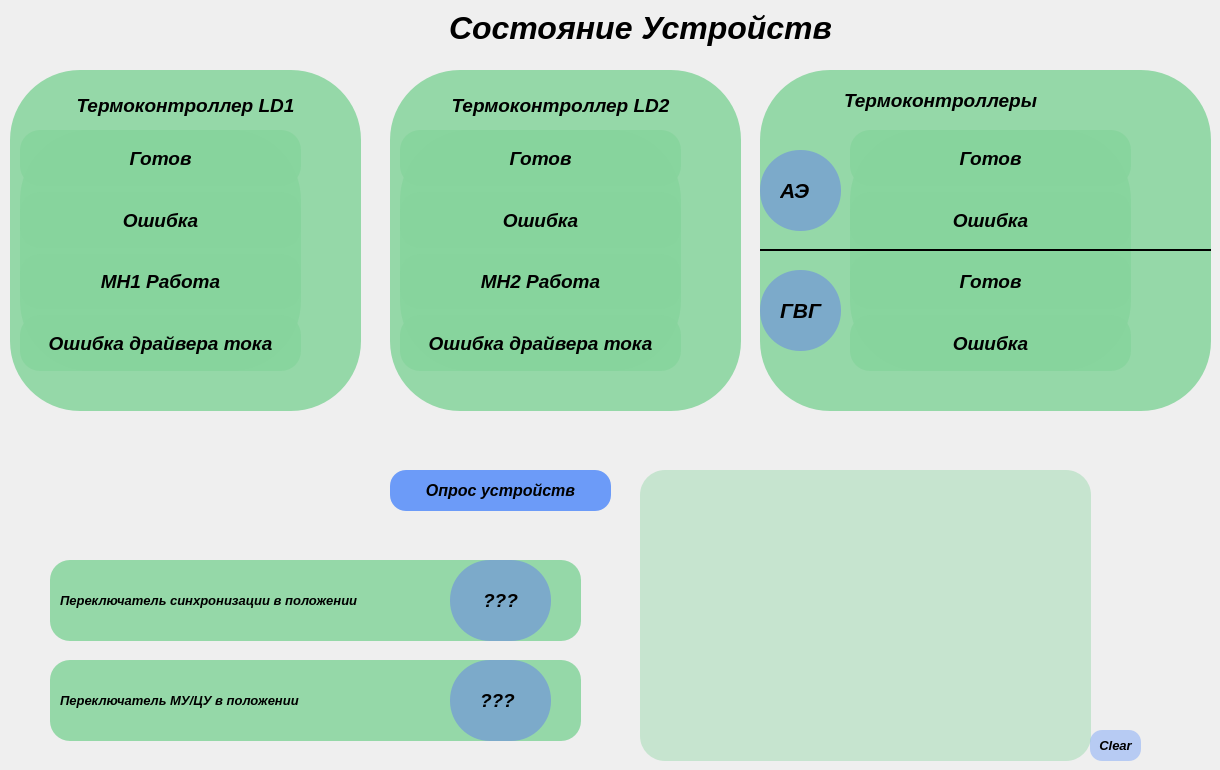
    <widget class="QWidget" name="tab_2">
     <attribute name="title">
      <string>Состояние устройств</string>
     </attribute>
     <widget class="QFrame" name="frame_8">
      <property name="geometry">
       <rect>
        <x>10</x>
        <y>70</y>
        <width>351</width>
        <height>341</height>
       </rect>
      </property>
      <property name="styleSheet">
       <string notr="true">background-color: rgba(135, 212, 157,220);; border-radius: 70px</string>
      </property>
      <property name="frameShape">
       <enum>QFrame::StyledPanel</enum>
      </property>
      <property name="frameShadow">
       <enum>QFrame::Raised</enum>
      </property>
      <widget class="QLabel" name="label_56">
       <property name="geometry">
        <rect>
         <x>30</x>
         <y>10</y>
         <width>291</width>
         <height>51</height>
        </rect>
       </property>
       <property name="font">
        <font>
         <family>Arial</family>
         <pointsize>14</pointsize>
         <weight>75</weight>
         <italic>true</italic>
         <bold>true</bold>
        </font>
       </property>
       <property name="styleSheet">
        <string notr="true">background-color: rgba(135, 212, 157,0);; border-radius: 20px</string>
       </property>
       <property name="text">
        <string>Термоконтроллер LD1</string>
       </property>
       <property name="alignment">
        <set>Qt::AlignCenter</set>
       </property>
      </widget>
      <widget class="QLabel" name="label_60">
       <property name="geometry">
        <rect>
         <x>300</x>
         <y>70</y>
         <width>41</width>
         <height>41</height>
        </rect>
       </property>
       <property name="styleSheet">
        <string notr="true">background-color: rgba(135, 212, 157,0);; border-radius: 15px</string>
       </property>
       <property name="text">
        <string/>
       </property>
       <property name="pixmap">
        <pixmap resource="newprefix.qrc">:/newPrefix/png/blue-led-on.png</pixmap>
       </property>
       <property name="scaledContents">
        <bool>true</bool>
       </property>
      </widget>
      <widget class="QLabel" name="label_61">
       <property name="geometry">
        <rect>
         <x>300</x>
         <y>130</y>
         <width>41</width>
         <height>41</height>
        </rect>
       </property>
       <property name="styleSheet">
        <string notr="true">background-color: rgba(135, 212, 157,0);; border-radius: 15px</string>
       </property>
       <property name="text">
        <string/>
       </property>
       <property name="pixmap">
        <pixmap resource="newprefix.qrc">:/newPrefix/png/blue-led-on.png</pixmap>
       </property>
       <property name="scaledContents">
        <bool>true</bool>
       </property>
      </widget>
      <widget class="QLabel" name="label_62">
       <property name="geometry">
        <rect>
         <x>300</x>
         <y>190</y>
         <width>41</width>
         <height>41</height>
        </rect>
       </property>
       <property name="styleSheet">
        <string notr="true">background-color: rgba(135, 212, 157,0);; border-radius: 15px</string>
       </property>
       <property name="text">
        <string/>
       </property>
       <property name="pixmap">
        <pixmap resource="newprefix.qrc">:/newPrefix/png/blue-led-on.png</pixmap>
       </property>
       <property name="scaledContents">
        <bool>true</bool>
       </property>
      </widget>
      <widget class="QLabel" name="label_66">
       <property name="geometry">
        <rect>
         <x>300</x>
         <y>250</y>
         <width>41</width>
         <height>41</height>
        </rect>
       </property>
       <property name="styleSheet">
        <string notr="true">background-color: rgba(135, 212, 157,0);; border-radius: 15px</string>
       </property>
       <property name="text">
        <string/>
       </property>
       <property name="pixmap">
        <pixmap resource="newprefix.qrc">:/newPrefix/png/blue-led-on.png</pixmap>
       </property>
       <property name="scaledContents">
        <bool>true</bool>
       </property>
      </widget>
      <widget class="QWidget" name="layoutWidget_4">
       <property name="geometry">
        <rect>
         <x>10</x>
         <y>60</y>
         <width>281</width>
         <height>241</height>
        </rect>
       </property>
       <layout class="QVBoxLayout" name="verticalLayout_8">
        <item>
         <widget class="QLabel" name="label_85">
          <property name="font">
           <font>
            <family>Arial</family>
            <pointsize>14</pointsize>
            <weight>75</weight>
            <italic>true</italic>
            <bold>true</bold>
           </font>
          </property>
          <property name="styleSheet">
           <string notr="true">background-color: rgba(135, 212, 157,220);;border-radius: 20
</string>
          </property>
          <property name="text">
           <string>Готов</string>
          </property>
          <property name="alignment">
           <set>Qt::AlignCenter</set>
          </property>
         </widget>
        </item>
        <item>
         <widget class="QLabel" name="label_86">
          <property name="font">
           <font>
            <family>Arial</family>
            <pointsize>14</pointsize>
            <weight>75</weight>
            <italic>true</italic>
            <bold>true</bold>
           </font>
          </property>
          <property name="styleSheet">
           <string notr="true">background-color: rgba(135, 212, 157,220);;border-radius: 20
</string>
          </property>
          <property name="text">
           <string>Ошибка</string>
          </property>
          <property name="alignment">
           <set>Qt::AlignCenter</set>
          </property>
         </widget>
        </item>
        <item>
         <widget class="QLabel" name="label_87">
          <property name="font">
           <font>
            <family>Arial</family>
            <pointsize>14</pointsize>
            <weight>75</weight>
            <italic>true</italic>
            <bold>true</bold>
           </font>
          </property>
          <property name="styleSheet">
           <string notr="true">background-color: rgba(135, 212, 157,220);;border-radius: 20
</string>
          </property>
          <property name="text">
           <string>МН1 Работа</string>
          </property>
          <property name="alignment">
           <set>Qt::AlignCenter</set>
          </property>
         </widget>
        </item>
        <item>
         <widget class="QLabel" name="label_88">
          <property name="font">
           <font>
            <family>Arial</family>
            <pointsize>14</pointsize>
            <weight>75</weight>
            <italic>true</italic>
            <bold>true</bold>
           </font>
          </property>
          <property name="styleSheet">
           <string notr="true">background-color: rgba(135, 212, 157,220);;border-radius: 20
</string>
          </property>
          <property name="text">
           <string>Ошибка драйвера тока</string>
          </property>
          <property name="alignment">
           <set>Qt::AlignCenter</set>
          </property>
         </widget>
        </item>
       </layout>
      </widget>
     </widget>
     <widget class="QFrame" name="frame_9">
      <property name="geometry">
       <rect>
        <x>760</x>
        <y>70</y>
        <width>451</width>
        <height>341</height>
       </rect>
      </property>
      <property name="styleSheet">
       <string notr="true">background-color: rgba(135, 212, 157,220);; border-radius: 70px</string>
      </property>
      <property name="frameShape">
       <enum>QFrame::StyledPanel</enum>
      </property>
      <property name="frameShadow">
       <enum>QFrame::Raised</enum>
      </property>
      <widget class="QLabel" name="label_67">
       <property name="geometry">
        <rect>
         <x>40</x>
         <y>10</y>
         <width>281</width>
         <height>41</height>
        </rect>
       </property>
       <property name="font">
        <font>
         <family>Arial</family>
         <pointsize>14</pointsize>
         <weight>75</weight>
         <italic>true</italic>
         <bold>true</bold>
        </font>
       </property>
       <property name="styleSheet">
        <string notr="true">background-color: rgba(135, 212, 157,0);; border-radius: 20px</string>
       </property>
       <property name="text">
        <string>Термоконтроллеры</string>
       </property>
       <property name="alignment">
        <set>Qt::AlignCenter</set>
       </property>
      </widget>
      <widget class="QLabel" name="label_71">
       <property name="geometry">
        <rect>
         <x>380</x>
         <y>70</y>
         <width>41</width>
         <height>41</height>
        </rect>
       </property>
       <property name="styleSheet">
        <string notr="true">background-color: rgba(135, 212, 157,0);; border-radius: 15px</string>
       </property>
       <property name="text">
        <string/>
       </property>
       <property name="pixmap">
        <pixmap resource="newprefix.qrc">:/newPrefix/png/blue-led-on.png</pixmap>
       </property>
       <property name="scaledContents">
        <bool>true</bool>
       </property>
      </widget>
      <widget class="QLabel" name="label_72">
       <property name="geometry">
        <rect>
         <x>380</x>
         <y>130</y>
         <width>41</width>
         <height>41</height>
        </rect>
       </property>
       <property name="styleSheet">
        <string notr="true">background-color: rgba(135, 212, 157,0);; border-radius: 15px</string>
       </property>
       <property name="text">
        <string/>
       </property>
       <property name="pixmap">
        <pixmap resource="newprefix.qrc">:/newPrefix/png/blue-led-on.png</pixmap>
       </property>
       <property name="scaledContents">
        <bool>true</bool>
       </property>
      </widget>
      <widget class="QWidget" name="layoutWidget_6">
       <property name="geometry">
        <rect>
         <x>90</x>
         <y>60</y>
         <width>281</width>
         <height>241</height>
        </rect>
       </property>
       <layout class="QVBoxLayout" name="verticalLayout_9">
        <item>
         <widget class="QLabel" name="label_89">
          <property name="font">
           <font>
            <family>Arial</family>
            <pointsize>14</pointsize>
            <weight>75</weight>
            <italic>true</italic>
            <bold>true</bold>
           </font>
          </property>
          <property name="styleSheet">
           <string notr="true">background-color: rgba(135, 212, 157,220);; border-radius: 20
</string>
          </property>
          <property name="text">
           <string>Готов</string>
          </property>
          <property name="alignment">
           <set>Qt::AlignCenter</set>
          </property>
         </widget>
        </item>
        <item>
         <widget class="QLabel" name="label_90">
          <property name="font">
           <font>
            <family>Arial</family>
            <pointsize>14</pointsize>
            <weight>75</weight>
            <italic>true</italic>
            <bold>true</bold>
           </font>
          </property>
          <property name="styleSheet">
           <string notr="true">background-color: rgba(135, 212, 157,220);; border-radius: 20
</string>
          </property>
          <property name="text">
           <string>Ошибка</string>
          </property>
          <property name="alignment">
           <set>Qt::AlignCenter</set>
          </property>
         </widget>
        </item>
        <item>
         <widget class="QLabel" name="label_91">
          <property name="font">
           <font>
            <family>Arial</family>
            <pointsize>14</pointsize>
            <weight>75</weight>
            <italic>true</italic>
            <bold>true</bold>
           </font>
          </property>
          <property name="styleSheet">
           <string notr="true">background-color: rgba(135, 212, 157,220);; border-radius: 20
</string>
          </property>
          <property name="text">
           <string>Готов</string>
          </property>
          <property name="alignment">
           <set>Qt::AlignCenter</set>
          </property>
         </widget>
        </item>
        <item>
         <widget class="QLabel" name="label_92">
          <property name="font">
           <font>
            <family>Arial</family>
            <pointsize>14</pointsize>
            <weight>75</weight>
            <italic>true</italic>
            <bold>true</bold>
           </font>
          </property>
          <property name="styleSheet">
           <string notr="true">background-color: rgba(135, 212, 157,220);; border-radius: 20
</string>
          </property>
          <property name="text">
           <string>Ошибка</string>
          </property>
          <property name="alignment">
           <set>Qt::AlignCenter</set>
          </property>
         </widget>
        </item>
       </layout>
      </widget>
      <widget class="QLabel" name="label_73">
       <property name="geometry">
        <rect>
         <x>380</x>
         <y>190</y>
         <width>41</width>
         <height>41</height>
        </rect>
       </property>
       <property name="styleSheet">
        <string notr="true">background-color: rgba(135, 212, 157,0);; border-radius: 15px</string>
       </property>
       <property name="text">
        <string/>
       </property>
       <property name="pixmap">
        <pixmap resource="newprefix.qrc">:/newPrefix/png/blue-led-on.png</pixmap>
       </property>
       <property name="scaledContents">
        <bool>true</bool>
       </property>
      </widget>
      <widget class="QLabel" name="label_74">
       <property name="geometry">
        <rect>
         <x>380</x>
         <y>250</y>
         <width>41</width>
         <height>41</height>
        </rect>
       </property>
       <property name="styleSheet">
        <string notr="true">background-color: rgba(135, 212, 157,0);; border-radius: 15px</string>
       </property>
       <property name="text">
        <string/>
       </property>
       <property name="pixmap">
        <pixmap resource="newprefix.qrc">:/newPrefix/png/blue-led-on.png</pixmap>
       </property>
       <property name="scaledContents">
        <bool>true</bool>
       </property>
      </widget>
      <widget class="QFrame" name="frame_19">
       <property name="geometry">
        <rect>
         <x>0</x>
         <y>80</y>
         <width>81</width>
         <height>81</height>
        </rect>
       </property>
       <property name="styleSheet">
        <string notr="true"> border-radius: 40;
background-color: rgba(83, 100, 255,100);
</string>
       </property>
       <property name="frameShape">
        <enum>QFrame::StyledPanel</enum>
       </property>
       <property name="frameShadow">
        <enum>QFrame::Raised</enum>
       </property>
       <widget class="QLabel" name="label_38">
        <property name="geometry">
         <rect>
          <x>20</x>
          <y>30</y>
          <width>41</width>
          <height>21</height>
         </rect>
        </property>
        <property name="font">
         <font>
          <family>Arial</family>
          <pointsize>16</pointsize>
          <weight>75</weight>
          <italic>true</italic>
          <bold>true</bold>
         </font>
        </property>
        <property name="styleSheet">
         <string notr="true">background-color: rgba(135, 212, 157,0)</string>
        </property>
        <property name="text">
         <string>АЭ</string>
        </property>
       </widget>
      </widget>
      <widget class="QFrame" name="frame_20">
       <property name="geometry">
        <rect>
         <x>0</x>
         <y>200</y>
         <width>81</width>
         <height>81</height>
        </rect>
       </property>
       <property name="styleSheet">
        <string notr="true"> border-radius: 40;
background-color: rgba(83, 100, 255,100);
</string>
       </property>
       <property name="frameShape">
        <enum>QFrame::StyledPanel</enum>
       </property>
       <property name="frameShadow">
        <enum>QFrame::Raised</enum>
       </property>
       <widget class="QLabel" name="label_64">
        <property name="geometry">
         <rect>
          <x>20</x>
          <y>30</y>
          <width>61</width>
          <height>21</height>
         </rect>
        </property>
        <property name="font">
         <font>
          <family>Arial</family>
          <pointsize>16</pointsize>
          <weight>75</weight>
          <italic>true</italic>
          <bold>true</bold>
         </font>
        </property>
        <property name="styleSheet">
         <string notr="true">background-color: rgba(135, 212, 157,0)</string>
        </property>
        <property name="text">
         <string>ГВГ</string>
        </property>
       </widget>
      </widget>
     </widget>
     <widget class="QFrame" name="frame_10">
      <property name="geometry">
       <rect>
        <x>390</x>
        <y>70</y>
        <width>351</width>
        <height>341</height>
       </rect>
      </property>
      <property name="styleSheet">
       <string notr="true">background-color: rgba(135, 212, 157,220);; border-radius: 70px</string>
      </property>
      <property name="frameShape">
       <enum>QFrame::StyledPanel</enum>
      </property>
      <property name="frameShadow">
       <enum>QFrame::Raised</enum>
      </property>
      <widget class="QLabel" name="label_76">
       <property name="geometry">
        <rect>
         <x>30</x>
         <y>10</y>
         <width>281</width>
         <height>51</height>
        </rect>
       </property>
       <property name="font">
        <font>
         <family>Arial</family>
         <pointsize>14</pointsize>
         <weight>75</weight>
         <italic>true</italic>
         <bold>true</bold>
        </font>
       </property>
       <property name="styleSheet">
        <string notr="true">background-color: rgba(135, 212, 157,0);; border-radius: 20px</string>
       </property>
       <property name="text">
        <string>Термоконтроллер LD2</string>
       </property>
       <property name="alignment">
        <set>Qt::AlignCenter</set>
       </property>
      </widget>
      <widget class="QLabel" name="label_80">
       <property name="geometry">
        <rect>
         <x>300</x>
         <y>70</y>
         <width>41</width>
         <height>41</height>
        </rect>
       </property>
       <property name="styleSheet">
        <string notr="true">background-color: rgba(135, 212, 157,0);; border-radius: 15px</string>
       </property>
       <property name="text">
        <string/>
       </property>
       <property name="pixmap">
        <pixmap resource="newprefix.qrc">:/newPrefix/png/blue-led-on.png</pixmap>
       </property>
       <property name="scaledContents">
        <bool>true</bool>
       </property>
      </widget>
      <widget class="QLabel" name="label_81">
       <property name="geometry">
        <rect>
         <x>300</x>
         <y>130</y>
         <width>41</width>
         <height>41</height>
        </rect>
       </property>
       <property name="styleSheet">
        <string notr="true">background-color: rgba(135, 212, 157,0);; border-radius: 15px</string>
       </property>
       <property name="text">
        <string/>
       </property>
       <property name="pixmap">
        <pixmap resource="newprefix.qrc">:/newPrefix/png/blue-led-on.png</pixmap>
       </property>
       <property name="scaledContents">
        <bool>true</bool>
       </property>
      </widget>
      <widget class="QLabel" name="label_82">
       <property name="geometry">
        <rect>
         <x>300</x>
         <y>190</y>
         <width>41</width>
         <height>41</height>
        </rect>
       </property>
       <property name="styleSheet">
        <string notr="true">background-color: rgba(135, 212, 157,0);; border-radius: 15px</string>
       </property>
       <property name="text">
        <string/>
       </property>
       <property name="pixmap">
        <pixmap resource="newprefix.qrc">:/newPrefix/png/blue-led-on.png</pixmap>
       </property>
       <property name="scaledContents">
        <bool>true</bool>
       </property>
      </widget>
      <widget class="QLabel" name="label_84">
       <property name="geometry">
        <rect>
         <x>300</x>
         <y>250</y>
         <width>41</width>
         <height>41</height>
        </rect>
       </property>
       <property name="styleSheet">
        <string notr="true">background-color: rgba(135, 212, 157,0);; border-radius: 15px</string>
       </property>
       <property name="text">
        <string/>
       </property>
       <property name="pixmap">
        <pixmap resource="newprefix.qrc">:/newPrefix/png/blue-led-on.png</pixmap>
       </property>
       <property name="scaledContents">
        <bool>true</bool>
       </property>
      </widget>
      <widget class="QWidget" name="layoutWidget">
       <property name="geometry">
        <rect>
         <x>10</x>
         <y>60</y>
         <width>281</width>
         <height>241</height>
        </rect>
       </property>
       <layout class="QVBoxLayout" name="verticalLayout_7">
        <item>
         <widget class="QLabel" name="label_78">
          <property name="font">
           <font>
            <family>Arial</family>
            <pointsize>14</pointsize>
            <weight>75</weight>
            <italic>true</italic>
            <bold>true</bold>
           </font>
          </property>
          <property name="styleSheet">
           <string notr="true">background-color: rgba(135, 212, 157,220);; border-radius: 20
</string>
          </property>
          <property name="text">
           <string>Готов</string>
          </property>
          <property name="alignment">
           <set>Qt::AlignCenter</set>
          </property>
         </widget>
        </item>
        <item>
         <widget class="QLabel" name="label_79">
          <property name="font">
           <font>
            <family>Arial</family>
            <pointsize>14</pointsize>
            <weight>75</weight>
            <italic>true</italic>
            <bold>true</bold>
           </font>
          </property>
          <property name="styleSheet">
           <string notr="true">background-color: rgba(135, 212, 157,220);; border-radius: 20
</string>
          </property>
          <property name="text">
           <string>Ошибка</string>
          </property>
          <property name="alignment">
           <set>Qt::AlignCenter</set>
          </property>
         </widget>
        </item>
        <item>
         <widget class="QLabel" name="label_77">
          <property name="font">
           <font>
            <family>Arial</family>
            <pointsize>14</pointsize>
            <weight>75</weight>
            <italic>true</italic>
            <bold>true</bold>
           </font>
          </property>
          <property name="styleSheet">
           <string notr="true">background-color: rgba(135, 212, 157,220);; border-radius: 20
</string>
          </property>
          <property name="text">
           <string>МН2 Работа</string>
          </property>
          <property name="alignment">
           <set>Qt::AlignCenter</set>
          </property>
         </widget>
        </item>
        <item>
         <widget class="QLabel" name="label_83">
          <property name="font">
           <font>
            <family>Arial</family>
            <pointsize>14</pointsize>
            <weight>75</weight>
            <italic>true</italic>
            <bold>true</bold>
           </font>
          </property>
          <property name="styleSheet">
           <string notr="true">background-color: rgba(135, 212, 157,220);; border-radius: 20
</string>
          </property>
          <property name="text">
           <string>Ошибка драйвера тока</string>
          </property>
          <property name="alignment">
           <set>Qt::AlignCenter</set>
          </property>
         </widget>
        </item>
       </layout>
      </widget>
     </widget>
     <widget class="QLabel" name="label_97">
      <property name="geometry">
       <rect>
        <x>380</x>
        <y>0</y>
        <width>521</width>
        <height>56</height>
       </rect>
      </property>
      <property name="font">
       <font>
        <family>Arial</family>
        <pointsize>24</pointsize>
        <weight>75</weight>
        <italic>true</italic>
        <bold>true</bold>
       </font>
      </property>
      <property name="text">
       <string>Состояние Устройств</string>
      </property>
      <property name="alignment">
       <set>Qt::AlignCenter</set>
      </property>
     </widget>
     <widget class="QPushButton" name="pushButton_4">
      <property name="geometry">
       <rect>
        <x>390</x>
        <y>470</y>
        <width>221</width>
        <height>41</height>
       </rect>
      </property>
      <property name="font">
       <font>
        <family>Arial</family>
        <pointsize>12</pointsize>
        <weight>75</weight>
        <italic>true</italic>
        <bold>true</bold>
       </font>
      </property>
      <property name="styleSheet">
       <string notr="true">#pushButton_4{
border-radius: 16;
background-color: rgba(0, 85, 255,140);
}

#pushButton_4:hover {
	background-color: rgba(0, 85, 255,120);
}

#pushButton_4:pressed {
	background-color: rgba(0, 85, 255,100);
}

</string>
      </property>
      <property name="text">
       <string>Опрос устройств</string>
      </property>
     </widget>
     <widget class="QFrame" name="frame_11">
      <property name="geometry">
       <rect>
        <x>50</x>
        <y>560</y>
        <width>531</width>
        <height>81</height>
       </rect>
      </property>
      <property name="styleSheet">
       <string notr="true">background-color: rgba(135, 212, 157,220); border-radius: 20</string>
      </property>
      <property name="frameShape">
       <enum>QFrame::StyledPanel</enum>
      </property>
      <property name="frameShadow">
       <enum>QFrame::Raised</enum>
      </property>
      <widget class="QLabel" name="label_33">
       <property name="geometry">
        <rect>
         <x>10</x>
         <y>30</y>
         <width>381</width>
         <height>21</height>
        </rect>
       </property>
       <property name="font">
        <font>
         <family>Arial</family>
         <pointsize>10</pointsize>
         <weight>75</weight>
         <italic>true</italic>
         <bold>true</bold>
        </font>
       </property>
       <property name="styleSheet">
        <string notr="true">background-color: rgba(135, 212, 157,0)</string>
       </property>
       <property name="text">
        <string>Переключатель синхронизации в положении </string>
       </property>
      </widget>
      <widget class="QFrame" name="frame_13">
       <property name="geometry">
        <rect>
         <x>400</x>
         <y>0</y>
         <width>101</width>
         <height>81</height>
        </rect>
       </property>
       <property name="styleSheet">
        <string notr="true"> border-radius: 40;
background-color: rgba(83, 100, 255,100);
</string>
       </property>
       <property name="frameShape">
        <enum>QFrame::StyledPanel</enum>
       </property>
       <property name="frameShadow">
        <enum>QFrame::Raised</enum>
       </property>
       <widget class="QLabel" name="label_34">
        <property name="geometry">
         <rect>
          <x>-10</x>
          <y>30</y>
          <width>121</width>
          <height>21</height>
         </rect>
        </property>
        <property name="font">
         <font>
          <family>Arial</family>
          <pointsize>14</pointsize>
          <weight>75</weight>
          <italic>true</italic>
          <bold>true</bold>
         </font>
        </property>
        <property name="layoutDirection">
         <enum>Qt::LeftToRight</enum>
        </property>
        <property name="styleSheet">
         <string notr="true">background-color: rgba(135, 212, 157,0)</string>
        </property>
        <property name="text">
         <string>???</string>
        </property>
        <property name="alignment">
         <set>Qt::AlignCenter</set>
        </property>
       </widget>
      </widget>
     </widget>
     <widget class="QFrame" name="frame_14">
      <property name="geometry">
       <rect>
        <x>50</x>
        <y>660</y>
        <width>531</width>
        <height>81</height>
       </rect>
      </property>
      <property name="styleSheet">
       <string notr="true">background-color: rgba(135, 212, 157,220); border-radius: 20</string>
      </property>
      <property name="frameShape">
       <enum>QFrame::StyledPanel</enum>
      </property>
      <property name="frameShadow">
       <enum>QFrame::Raised</enum>
      </property>
      <widget class="QLabel" name="label_35">
       <property name="geometry">
        <rect>
         <x>10</x>
         <y>30</y>
         <width>401</width>
         <height>21</height>
        </rect>
       </property>
       <property name="font">
        <font>
         <family>Arial</family>
         <pointsize>10</pointsize>
         <weight>75</weight>
         <italic>true</italic>
         <bold>true</bold>
        </font>
       </property>
       <property name="styleSheet">
        <string notr="true">background-color: rgba(135, 212, 157,0)</string>
       </property>
       <property name="text">
        <string>Переключатель МУ/ЦУ в положении</string>
       </property>
      </widget>
      <widget class="QFrame" name="frame_15">
       <property name="geometry">
        <rect>
         <x>400</x>
         <y>0</y>
         <width>101</width>
         <height>81</height>
        </rect>
       </property>
       <property name="styleSheet">
        <string notr="true"> border-radius: 40;
background-color: rgba(83, 100, 255,100);
</string>
       </property>
       <property name="frameShape">
        <enum>QFrame::StyledPanel</enum>
       </property>
       <property name="frameShadow">
        <enum>QFrame::Raised</enum>
       </property>
       <widget class="QLabel" name="label_36">
        <property name="geometry">
         <rect>
          <x>30</x>
          <y>30</y>
          <width>61</width>
          <height>21</height>
         </rect>
        </property>
        <property name="font">
         <font>
          <family>Arial</family>
          <pointsize>14</pointsize>
          <weight>75</weight>
          <italic>true</italic>
          <bold>true</bold>
         </font>
        </property>
        <property name="styleSheet">
         <string notr="true">background-color: rgba(135, 212, 157,0)</string>
        </property>
        <property name="text">
         <string>???</string>
        </property>
       </widget>
      </widget>
     </widget>
     <widget class="QTextEdit" name="textEdit_2">
      <property name="geometry">
       <rect>
        <x>640</x>
        <y>470</y>
        <width>451</width>
        <height>291</height>
       </rect>
      </property>
      <property name="font">
       <font>
        <pointsize>10</pointsize>
       </font>
      </property>
      <property name="styleSheet">
       <string notr="true">background-color: rgba(135, 212, 157,100); border-radius: 25%
</string>
      </property>
      <property name="html">
       <string>&lt;!DOCTYPE HTML PUBLIC &quot;-//W3C//DTD HTML 4.0//EN&quot; &quot;http://www.w3.org/TR/REC-html40/strict.dtd&quot;&gt;
&lt;html&gt;&lt;head&gt;&lt;meta name=&quot;qrichtext&quot; content=&quot;1&quot; /&gt;&lt;style type=&quot;text/css&quot;&gt;
p, li { white-space: pre-wrap; }
&lt;/style&gt;&lt;/head&gt;&lt;body style=&quot; font-family:'MS Shell Dlg 2'; font-size:10pt; font-weight:400; font-style:normal;&quot;&gt;
&lt;p style=&quot;-qt-paragraph-type:empty; margin-top:0px; margin-bottom:0px; margin-left:0px; margin-right:0px; -qt-block-indent:0; text-indent:0px; font-size:8.25pt;&quot;&gt;&lt;br /&gt;&lt;/p&gt;&lt;/body&gt;&lt;/html&gt;</string>
      </property>
     </widget>
     <widget class="QPushButton" name="pushButton_6">
      <property name="geometry">
       <rect>
        <x>1090</x>
        <y>730</y>
        <width>51</width>
        <height>31</height>
       </rect>
      </property>
      <property name="font">
       <font>
        <family>Arial</family>
        <pointsize>10</pointsize>
        <weight>75</weight>
        <italic>true</italic>
        <bold>true</bold>
       </font>
      </property>
      <property name="styleSheet">
       <string notr="true">#pushButton_6{
border-radius: 12;
background-color: rgba(0, 85, 255,60);
}

#pushButton_6:hover {
	background-color: rgba(0, 85, 255,40);
}


#pushButton_6:pressed {
	background-color: rgba(0, 85, 255,20);
}

</string>
      </property>
      <property name="text">
       <string>Clear</string>
      </property>
     </widget>
     <widget class="Line" name="line">
      <property name="geometry">
       <rect>
        <x>760</x>
        <y>240</y>
        <width>451</width>
        <height>20</height>
       </rect>
      </property>
      <property name="font">
       <font>
        <pointsize>18</pointsize>
       </font>
      </property>
      <property name="styleSheet">
       <string notr="true"/>
      </property>
      <property name="frameShadow">
       <enum>QFrame::Plain</enum>
      </property>
      <property name="lineWidth">
       <number>2</number>
      </property>
      <property name="orientation">
       <enum>Qt::Horizontal</enum>
      </property>
     </widget>
    </widget>
